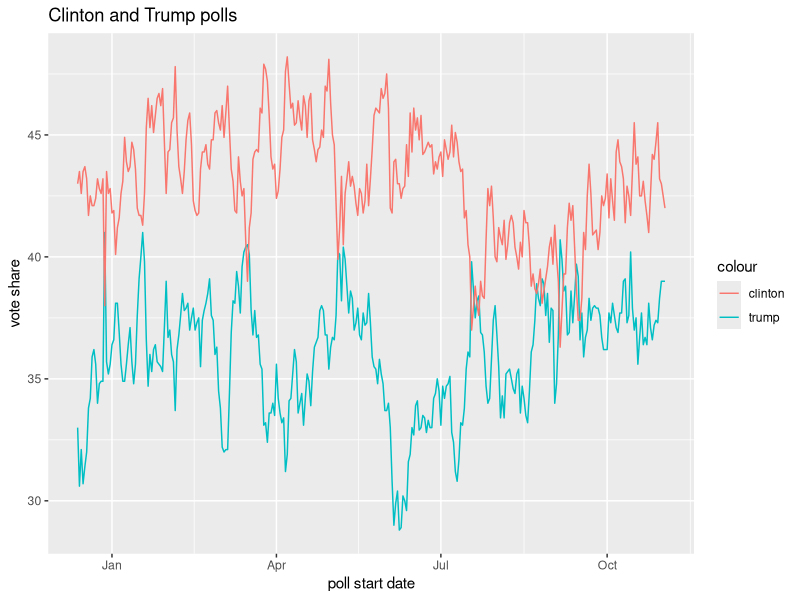

Write the R code that produced this figure.
# inspect the startdate column of 2016 polls data, a Date type
library(tidyverse)
library(dslabs)
data("polls_us_election_2016")
polls_us_election_2016$startdate %>% head
class(polls_us_election_2016$startdate)
as.numeric(polls_us_election_2016$startdate) %>% head

# ggplot is aware of dates
polls_us_election_2016 %>% filter(pollster == "Ipsos" & state =="U.S.") %>%
  ggplot() +
  geom_line(aes(startdate, rawpoll_trump, color = "trump")) +
  geom_line(aes(startdate, rawpoll_clinton, color = "clinton")) +
  ggtitle("Clinton and Trump polls") + ylab("vote share")+ xlab("poll start date")

# lubridate: the tidyverse date package
library(lubridate)

# select some random dates from polls
set.seed(2)
dates <- sample(polls_us_election_2016$startdate, 10) %>% sort
dates

# extract month, day, year from date strings
data.frame(date = dates, 
           month = month(dates),
           day = day(dates),
           year = year(dates))

month(dates, label = TRUE)    # extract month label
month(dates, label = TRUE, abbr = FALSE)    # extract month label in long format
month(dates) # extract month label as number
str(month(dates))

# ymd works on mixed date styles
x <- c(20090101, "2009-01-02", "2009 01 03", "2009-1-4",
       "2009-1, 5", "Created on 2009 1 6", "200901 !!! 07")
ymd(x)

# different parsers extract year, month and day in different orders
x <- "09/01/02"
ymd(x)
mdy(x)
ydm(x)
myd(x)
dmy(x)
dym(x)

now()    # current time in your time zone
now("GMT")    # current time in GMT
now() %>% hour()    # current hour
now() %>% minute()    # current minute
now() %>% second()    # current second
OlsonNames()
now("Asia/Bahrain")
now("CET")
today()


# parse time
x <- c("12:34:56")
hms(x)

#parse datetime
x <- "Nov/2/2012 12:34:56"
mdy_hms(x)
